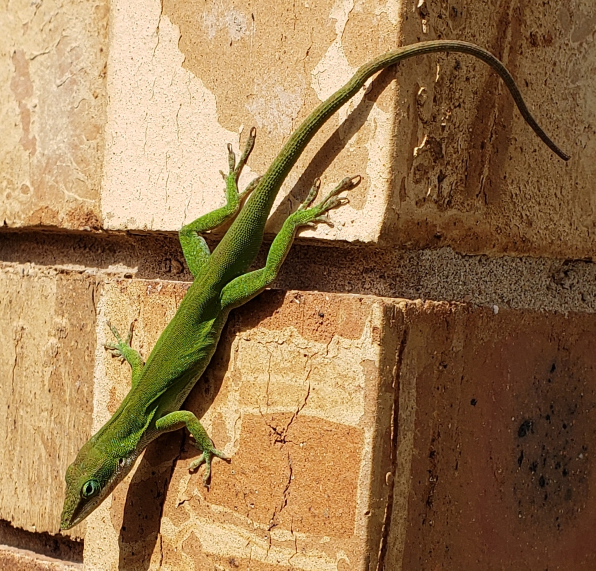
#> input picture chapter41_images/lizard.jpg, 1191 x 1141 px (shown at 1/2 size)
$ python resize_image.py
#> lines starting #> are read from the running program, lines starting #| are printed output that depends on the picture
# resize_image.py

from PIL import Image

def resize_image(input_image_path,
                 output_image_path,
                 size):
#> called with input_image_path = 'lizard.jpg', output_image_path = 'lizard_small.jpg', size = (800, 400)
    original_image = Image.open(input_image_path)
#> original_image is the input picture: PIL image 1191x1141 RGB; mean R, G, B 153.9, 121.3, 81.4
    width, height = original_image.size
#> width = 1191; height = 1141
    print(f'The original image size is {width} wide x {height} '
          f'high')
#| The original image size is 1191 wide x 1141 high

    resized_image = original_image.resize(size)
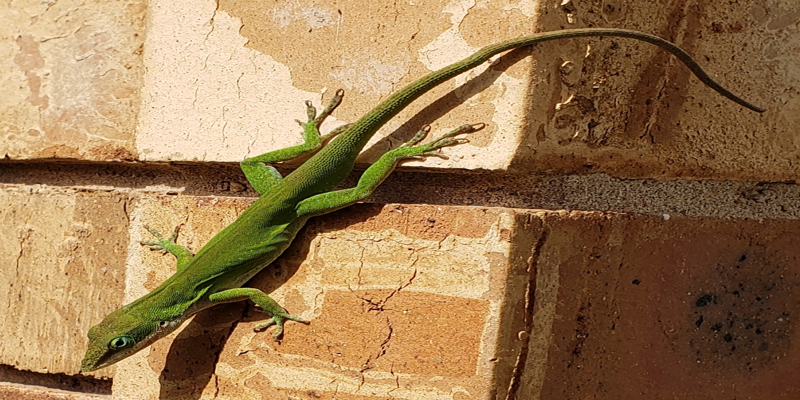
#> resized_image: PIL image 800x400 RGB; mean R, G, B 153.9, 121.3, 81.4
    width, height = resized_image.size
#> width = 800; height = 400
    print(f'The resized image size is {width} wide x {height} '
          f'high')
#| The resized image size is 800 wide x 400 high
    resized_image.show()
    resized_image.save(output_image_path)

if __name__ == '__main__':
    resize_image(input_image_path='lizard.jpg',
                 output_image_path='lizard_small.jpg',
                 size=(800, 400))

$ run again, with chapter41_images/butterfly.jpg copied over chapter41_images/lizard.jpg
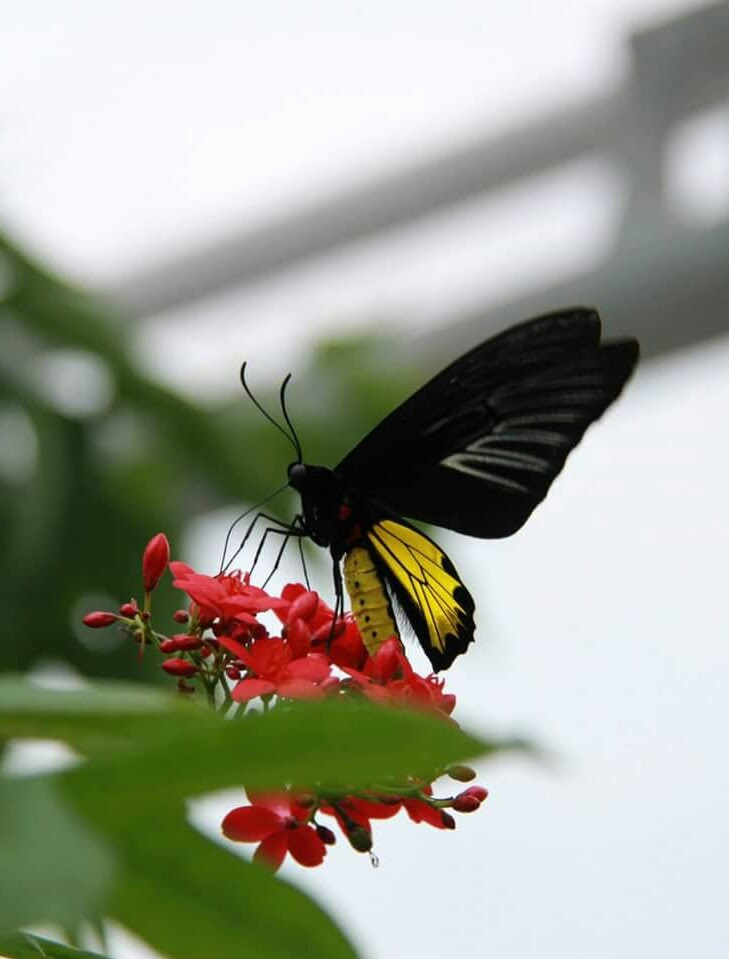
#> input picture chapter41_images/butterfly.jpg, 729 x 959 px
#> in resize_image, original_image is the input picture: PIL image 729x959 RGB; mean R, G, B 156.4, 159.3, 145.4
#| The original image size is 729 wide x 959 high
#> in resize_image, `resized_image = original_image.resize(size)`:
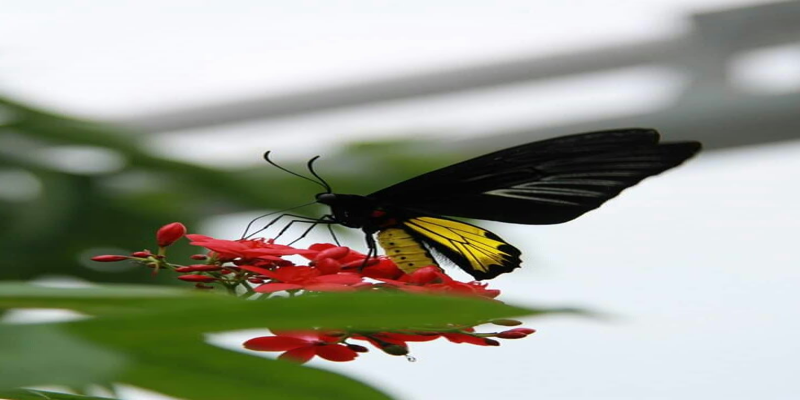
#> resized_image: PIL image 800x400 RGB; mean R, G, B 156.4, 159.3, 145.4
#| The resized image size is 800 wide x 400 high

$ run again, with chapter41_images/jellyfish.jpg copied over chapter41_images/lizard.jpg
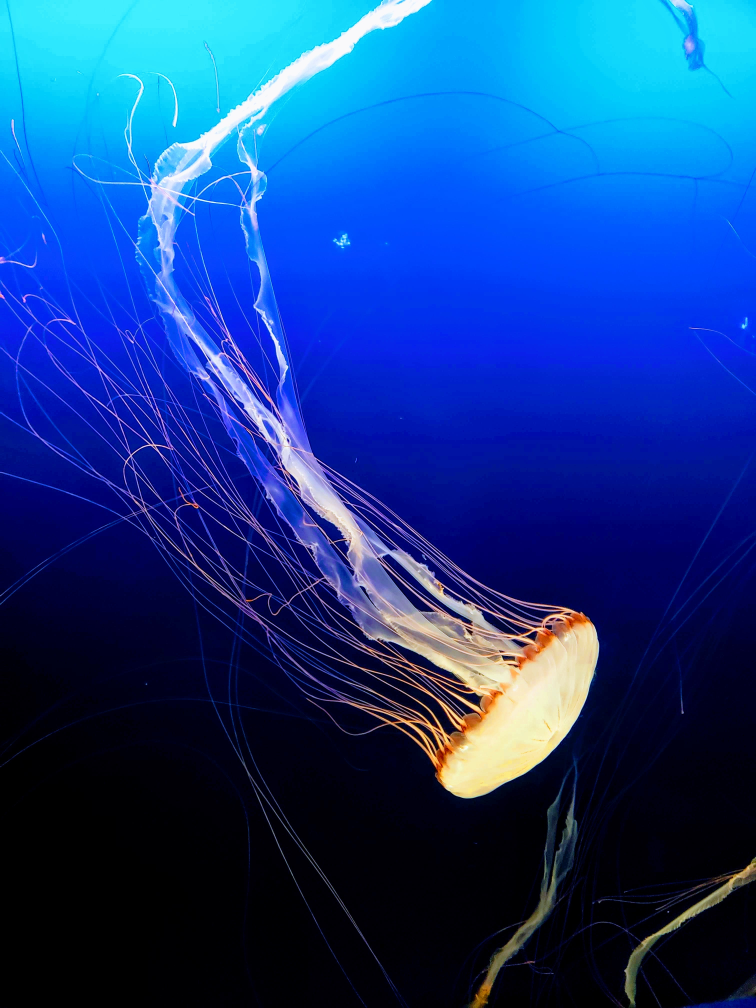
#> input picture chapter41_images/jellyfish.jpg, 3024 x 4032 px (shown at 1/4 size)
#> in resize_image, original_image is the input picture: PIL image 3024x4032 RGB; mean R, G, B 19.1, 61.8, 137
#| The original image size is 3024 wide x 4032 high
#> in resize_image, `resized_image = original_image.resize(size)`:
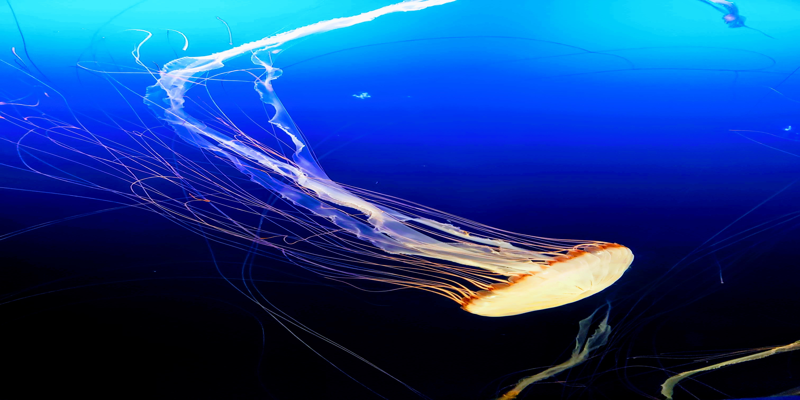
#> resized_image: PIL image 800x400 RGB; mean R, G, B 19.2, 61.9, 137
#| The resized image size is 800 wide x 400 high
